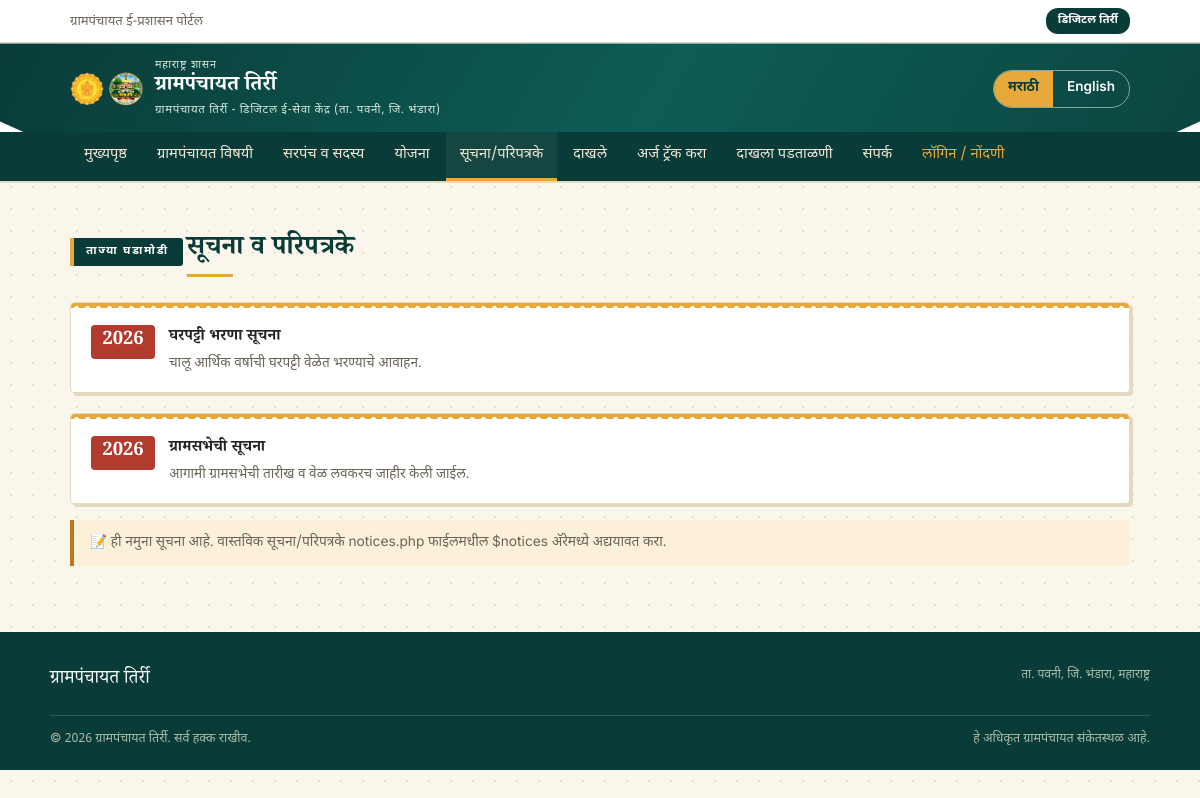
The page /notices.php on the database its author committed.
### tables this page shows
CREATE TABLE IF NOT EXISTS notices (
  id            INT AUTO_INCREMENT PRIMARY KEY,
  notice_date   VARCHAR(30) NOT NULL,
  title_mr      VARCHAR(255) NOT NULL,
  title_en      VARCHAR(255) NOT NULL,
  desc_mr       TEXT NOT NULL,
  desc_en       TEXT NOT NULL,
  sort_order    INT NOT NULL DEFAULT 0
);

### includes/config.php (called while the page is built, shortened)
<?php
$lang = $_SESSION['lang'];
function tr($mr, $en) {
    global $lang;
    return $lang === 'en' ? $en : $mr;
}

### notices.php (the view, shortened to what this page needs)
<?php
require_once __DIR__ . '/includes/config.php';
require_once __DIR__ . '/includes/db.php';
require_once __DIR__ . '/includes/header.php';
$notices = [
    [
        'date' => '2026',
        'title_mr' => 'ग्रामसभेची सूचना', 'title_en' => 'Gram Sabha Notice',
        'desc_mr' => 'आगामी ग्रामसभेची तारीख व वेळ लवकरच जाहीर केली जाईल.',
        'desc_en' => 'Date and time of the upcoming Gram Sabha will be announced soon.'
    ],
    [
        'date' => '2026',
        'title_mr' => 'घरपट्टी भरणा सूचना', 'title_en' => 'House Tax Payment Notice',
        'desc_mr' => 'चालू आर्थिक वर्षाची घरपट्टी वेळेत भरण्याचे आवाहन.',
        'desc_en' => 'Residents are requested to pay house tax for the current financial year on time.'
    ],
];
if ($pdo) {
    try {
        $dbNotices = $pdo->query("SELECT notice_date AS date, title_mr, title_en, desc_mr, desc_en FROM notices ORDER BY sort_order DESC")->fetchAll();
        if ($dbNotices) {
            $notices = $dbNotices;
        }
    } catch (PDOException $e) {
    }
}
?>
<section id="notices">
  <div class="section-head">
    <span class="eyebrow"><?php echo tr('ताज्या घडामोडी', 'Latest Updates'); ?></span>
    <h2><?php echo tr('सूचना व परिपत्रके', 'Notices & Circulars'); ?></h2>
  </div>
  <?php foreach ($notices as $n): ?>
  <div class="block notice-block">
    <div class="notice">
      <div class="date"><b><?php echo htmlspecialchars($n['date']); ?></b></div>
      <div class="content">
        <h3><?php echo tr($n['title_mr'], $n['title_en']); ?></h3>
        <p><?php echo tr($n['desc_mr'], $n['desc_en']); ?></p>
      </div>
    </div>
  </div>
  <?php endforeach; ?>
  <div class="note-box">
    <?php echo tr(
      '📝 ही नमुना सूचना आहे. वास्तविक सूचना/परिपत्रके notices.php फाईलमधील $notices अ‍ॅरेमध्ये अद्ययावत करा.',
      '📝 These are sample notices — update the real ones in the $notices array inside notices.php.'
    ); ?>
  </div>
</section>
<?php require_once __DIR__ . '/includes/footer.php'; ?>

### assets/style.css (style rules this page uses)
:root { --green:#0E5C56; --green-dark:#093C38; --green-tint:#E4F0EE; --gold:#E8A93B; --gold-dark:#B9791C; --maroon:#B23A2E; --cream:#FBF6EC; --paper:#FFFFFF; --ink:#232323; --ink-soft:#6B6558; --line:#E4D9BE; --white:#FFFFFF; --radius:4px; }
* { box-sizing:border-box; }
html { scroll-behavior:smooth; }
body { margin:0; background:var(--cream); background-image:radial-gradient(circle, #E9DFC4 1px, transparent 1.2px); background-size:22px 22px; color:var(--ink); font-family:'Noto Sans Devanagari','Inter',sans-serif; line-height:1.6; }
h1,h2,h3,.brand-mr,.seal-text { font-family:'Noto Serif Devanagari','Lora',serif; }
.eyebrow { display:inline-block; font-size:.78rem; letter-spacing:.14em; text-transform:uppercase; color:var(--maroon); font-weight:700; margin-bottom:10px; }
section { max-width:1100px; margin:0 auto; padding:46px 20px; }
.section-head { margin-bottom:26px; }
.section-head .eyebrow { background:var(--green-dark); color:#fff; padding:5px 14px 5px 12px; border-radius:0 3px 3px 0; border-left:4px solid var(--gold); margin-bottom:10px; font-size:.72rem; }
.section-head h2 { font-size:1.65rem; color:var(--green-dark); margin:0; position:relative; display:inline-block; }
.section-head h2:after { content:"";position:absolute;left:0;bottom:-6px;width:46px;height:3px;background:var(--gold); }
.note-box { margin-top:16px; background:#FCF0D8; border-left:4px solid var(--gold-dark); padding:12px 16px; font-size:.86rem; color:var(--ink-soft); border-radius:0 4px 4px 0; }
.notice { display:flex; gap:14px; align-items:flex-start; padding:14px 0; border-bottom:1px dashed var(--line); }
.notice:last-child { border-bottom:none; }
.notice .date { flex-shrink:0; width:64px; text-align:center; background:var(--maroon); color:var(--white); border-radius:var(--radius); padding:6px 4px; font-size:.75rem; line-height:1.2; }
.notice .date b { display:block; font-size:1.15rem; font-family:'Noto Serif Devanagari','Lora',serif; }
.notice .content h3 { margin:0 0 4px; font-size:.98rem; }
.notice .content p { margin:0; font-size:.85rem; color:var(--ink-soft); }
.block { background:var(--paper); border:1px solid var(--line); border-radius:4px; padding:24px; box-shadow:3px 3px 0 var(--line); position:relative; margin-bottom:4px; }
.block:before { content:""; position:absolute; top:0; left:0; right:0; height:5px; border-radius:4px 4px 0 0; background-image:radial-gradient(circle, var(--cream) 2.4px, transparent 2.6px); background-size:11px 11px; background-color:var(--gold); }
.block > *:first-child { margin-top:6px; }
.block + .block { margin-top:20px; }
.notice-block { margin-bottom:14px;padding:16px 20px; }
.notice-block .notice { display:flex;gap:14px;align-items:flex-start;padding:0;border-bottom:none; }

### rows shown on the page
notices: notice_date "2026", title_mr "घरपट्टी भरणा सूचना", desc_mr "चालू आर्थिक वर्षाची घरपट्टी वेळेत भरण्याचे आवाहन."
notices: notice_date "2026", title_mr "ग्रामसभेची सूचना", desc_mr "आगामी ग्रामसभेची तारीख व वेळ लवकरच जाहीर केली जाईल."

### other values the page prints
tr('डिजिटल तिर्री', 'Digital Tirri') "डिजिटल तिर्री"
tr('महाराष्ट्र शासन', 'Government of Maharashtra') "महाराष्ट्र शासन"
SITE_NAME_MR "ग्रामपंचायत तिर्री"
tr($labels[0], $labels[1]) "मुख्यपृष्ठ"
tr($labels[0], $labels[1]) "ग्रामपंचायत विषयी"
tr($labels[0], $labels[1]) "सरपंच व सदस्य"
tr($labels[0], $labels[1]) "योजना"
tr($labels[0], $labels[1]) "सूचना/परिपत्रके"
tr($labels[0], $labels[1]) "दाखले"
tr($labels[0], $labels[1]) "अर्ज ट्रॅक करा"
tr($labels[0], $labels[1]) "दाखला पडताळणी"
tr($labels[0], $labels[1]) "संपर्क"
tr('लॉगिन / नोंदणी', 'Login / Register') "लॉगिन / नोंदणी"
tr('ताज्या घडामोडी', 'Latest Updates') "ताज्या घडामोडी"
tr('सूचना व परिपत्रके', 'Notices & Circulars') "सूचना व परिपत्रके"
